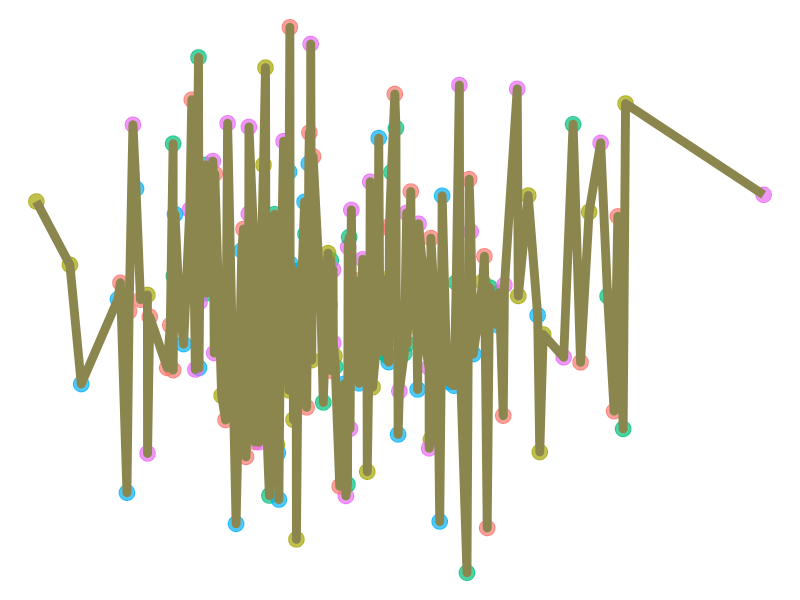

The R source for this figure:

library(ggplot2)
set.seed(123)
n_points <- 200
random_data <- data.frame(x= rnorm(n_points), y=rnorm(n_points), 
                          color = sample(c("green", "forestgreen", "yellowgreen", "limegreen", "lawngreen"), n_points, 
                                         replace = TRUE))

random_art_generate <- ggplot(random_data, aes(x = x, y = y, color=color)) +
  geom_point(size = 5, alpha = 0.7, shape = 19) +
  geom_line(aes(group = 1), color = "khaki4", alpha = 1, size = 3) +
  theme_void()+
  theme(legend.position = "none")

print(random_art_generate)

